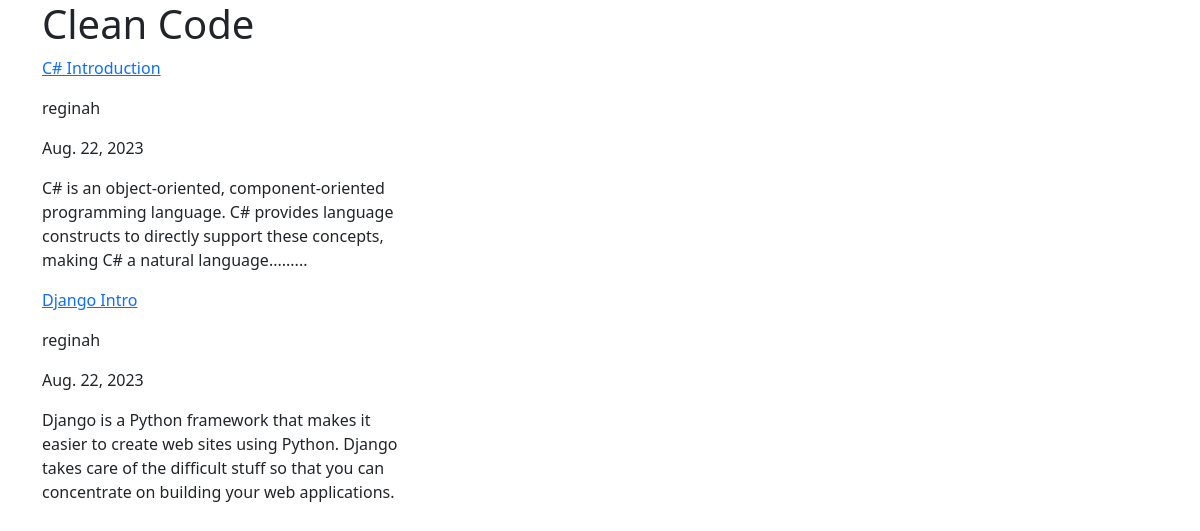
The page / on the database its author committed.
### blogcontent/models.py (models this page shows, shortened)
class Blog(models.Model):
    title = models.CharField(max_length = 200)
    post = models.TextField() # TextField is the type of the post, which is text
    name = models.ForeignKey(User, on_delete=models.CASCADE) # CASCADE- if user is deleted, there posted content is deleted as well
    date_of_post = models.DateField(default=date.today)
    description = models.TextField(max_length = 200)
    image = models.ImageField(upload_to = "images")
    category = models.ForeignKey(Category, on_delete=models.CASCADE) # 1 represents to the PK of our default category

### blogcontent/views.py (the view)
# urls.py: path('', views.postcontent, name = 'content'),
def postcontent(request):
    posts = Blog.objects.all() #objects.all fetch everything from the db and will store it in posts
    context = {
        "posts": posts # the first post is our key, returned from  Blog.objects.all(), and the second
    }
    return render(request, 'postcontent.html', context)

### templates/postcontent.html
{% extends "layout.html" %}
{% block Content %}
<h1>Clean Code</h1>
<div class="row">
    <div class="col-4">
        {% for post in posts %}
        <a href="{% url 'details' post.pk %}">
        <p>{{ post.title }}</p>
        </a>
        <p>{{ post.name.username }}</p>
        <p>{{post.date_of_post}}</p>
        <p>{{post.description}}</p>
        {% endfor %}
    </div>
</div>
{% endblock %}

### rows shown on the page
Blog: title "C# Introduction", name.username "reginah", date_of_post "Aug. 22, 2023", description "C# is an object-oriented, component-oriented programming language. C# provides language constructs to directly support these concepts, making C# a natural language........."
Blog: title "Django Intro", name.username "reginah", date_of_post "Aug. 22, 2023", description "Django is a Python framework that makes it easier to create web sites using Python. Django takes care of the difficult stuff so that you can concentrate on building your web applications."
